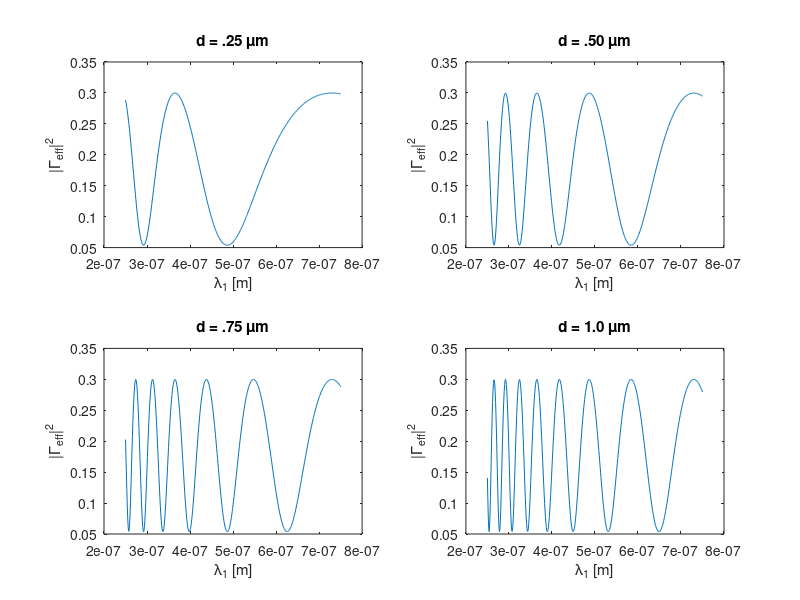
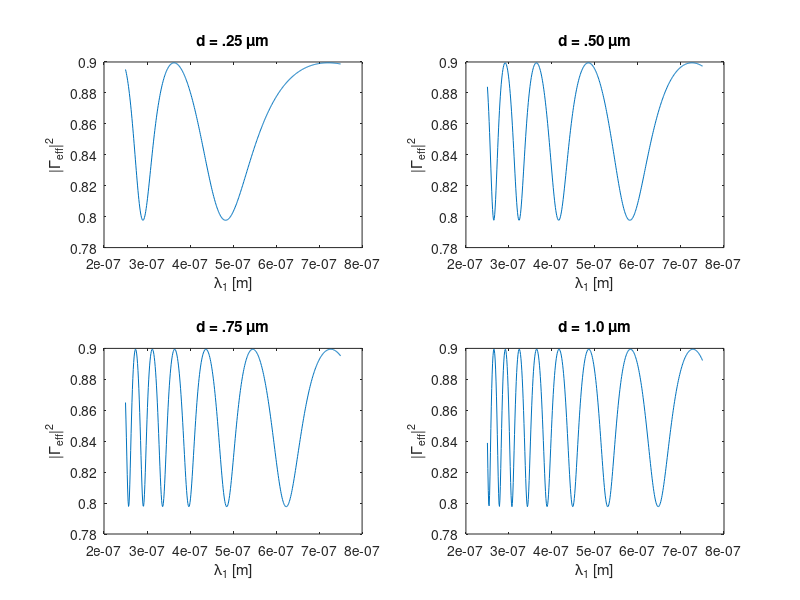
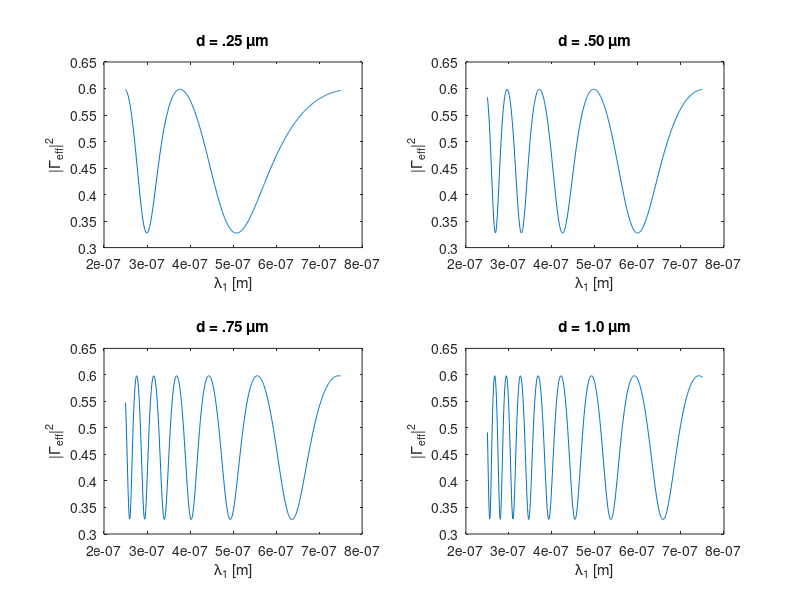

Write the MATLAB code that produced these figures, in order.
close all
clear all

n_oxide = 1.46;   %index of refraction
n_Si = 3.42;

lambda_1 = [0.25:.001:0.75] .* 10^-6; %wavelength of light
lambda_2 = lambda_1 ./ n_oxide;

d_oxide = [0.25 0.5 0.75 1.0] .* 10^-6; %thickness of oxide

eta_0 = 377;
eta_1 = 377;
eta_2 = eta_0/n_oxide;
eta_3 = eta_0/n_Si;

Z_2 = eta_2 .* ((eta_3 + j*eta_2 .* tan(2*pi ./ lambda_2.' * d_oxide)) ./ (eta_2 + j*eta_3 .* tan(2*pi ./ lambda_2.' * d_oxide)));

gamma_eff = (Z_2 - eta_1) ./ (Z_2 + eta_1);

figure(1)
subplot(2,2,1),plot(lambda_1, abs(gamma_eff(:,1)).^2),xlabel('\lambda_1 [m]'),ylabel('|\Gamma_e_f_f|^2'),title('d = .25 \mum')
subplot(2,2,2),plot(lambda_1, abs(gamma_eff(:,2)).^2),xlabel('\lambda_1 [m]'),ylabel('|\Gamma_e_f_f|^2'),title('d = .50 \mum')
subplot(2,2,3),plot(lambda_1, abs(gamma_eff(:,3)).^2),xlabel('\lambda_1 [m]'),ylabel('|\Gamma_e_f_f|^2'),title('d = .75 \mum')
subplot(2,2,4),plot(lambda_1, abs(gamma_eff(:,4)).^2),xlabel('\lambda_1 [m]'),ylabel('|\Gamma_e_f_f|^2'),title('d = 1.0 \mum')

eta_3 = 10 - 10j;

Z_2 = eta_2 .* ((eta_3 + j*eta_2 .* tan(2*pi ./ lambda_2.' * d_oxide)) ./ (eta_2 + j*eta_3 .* tan(2*pi ./ lambda_2.' * d_oxide)));

gamma_eff = (Z_2 - eta_1) ./ (Z_2 + eta_1);

figure(2)
subplot(2,2,1),plot(lambda_1, abs(gamma_eff(:,1)).^2),xlabel('\lambda_1 [m]'),ylabel('|\Gamma_e_f_f|^2'),title('d = .25 \mum')
subplot(2,2,2),plot(lambda_1, abs(gamma_eff(:,2)).^2),xlabel('\lambda_1 [m]'),ylabel('|\Gamma_e_f_f|^2'),title('d = .50 \mum')
subplot(2,2,3),plot(lambda_1, abs(gamma_eff(:,3)).^2),xlabel('\lambda_1 [m]'),ylabel('|\Gamma_e_f_f|^2'),title('d = .75 \mum')
subplot(2,2,4),plot(lambda_1, abs(gamma_eff(:,4)).^2),xlabel('\lambda_1 [m]'),ylabel('|\Gamma_e_f_f|^2'),title('d = 1.0 \mum')

eta_3 = 50 + 50j;

Z_2 = eta_2 .* ((eta_3 + j*eta_2 .* tan(2*pi ./ lambda_2.' * d_oxide)) ./ (eta_2 + j*eta_3 .* tan(2*pi ./ lambda_2.' * d_oxide)));

gamma_eff = (Z_2 - eta_1) ./ (Z_2 + eta_1);

figure(3)
subplot(2,2,1),plot(lambda_1, abs(gamma_eff(:,1)).^2),xlabel('\lambda_1 [m]'),ylabel('|\Gamma_e_f_f|^2'),title('d = .25 \mum')
subplot(2,2,2),plot(lambda_1, abs(gamma_eff(:,2)).^2),xlabel('\lambda_1 [m]'),ylabel('|\Gamma_e_f_f|^2'),title('d = .50 \mum')
subplot(2,2,3),plot(lambda_1, abs(gamma_eff(:,3)).^2),xlabel('\lambda_1 [m]'),ylabel('|\Gamma_e_f_f|^2'),title('d = .75 \mum')
subplot(2,2,4),plot(lambda_1, abs(gamma_eff(:,4)).^2),xlabel('\lambda_1 [m]'),ylabel('|\Gamma_e_f_f|^2'),title('d = 1.0 \mum')

